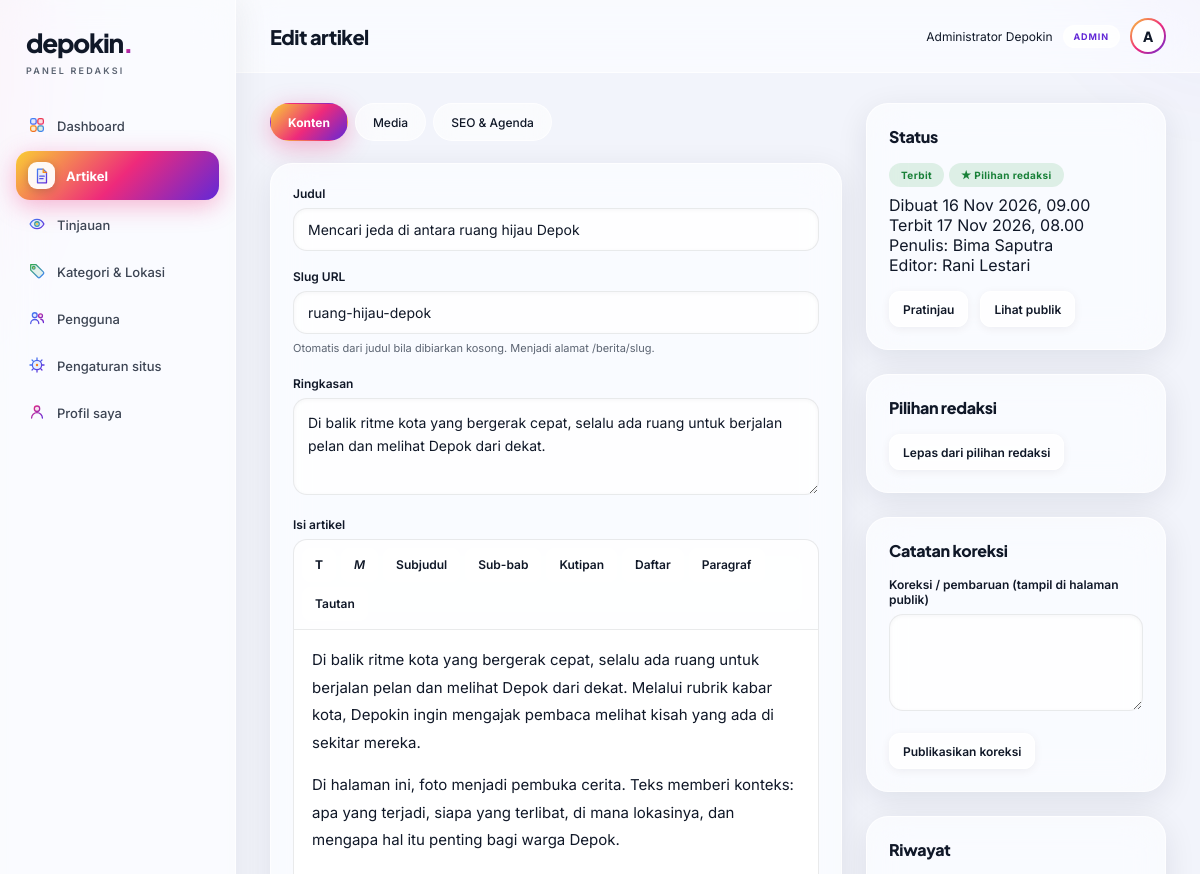
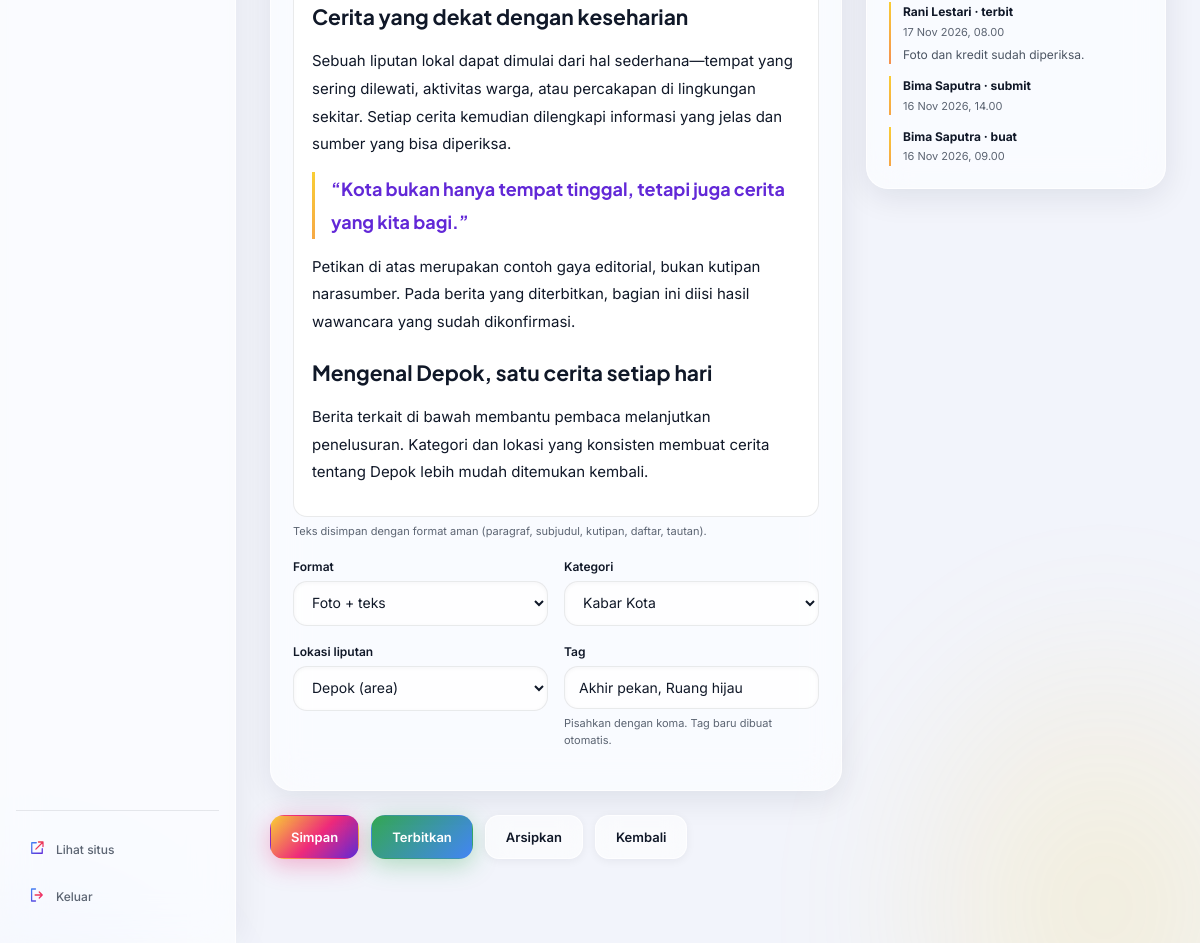
Page /redaksi/artikel-form.php?id=1 (signed in) on the committed database (2 pictures, top to bottom).
### tables this page shows
CREATE TABLE users (
  id INT UNSIGNED NOT NULL AUTO_INCREMENT,
  name VARCHAR(100) NOT NULL,
  email VARCHAR(190) NOT NULL,
  password_hash VARCHAR(255) NOT NULL,
  role ENUM('admin','editor','penulis') NOT NULL DEFAULT 'penulis',
  bio VARCHAR(500) DEFAULT NULL,
  avatar_path VARCHAR(255) DEFAULT NULL,
  is_active TINYINT(1) NOT NULL DEFAULT 1,
  created_at TIMESTAMP NOT NULL DEFAULT CURRENT_TIMESTAMP,
  updated_at TIMESTAMP NOT NULL DEFAULT CURRENT_TIMESTAMP ON UPDATE CURRENT_TIMESTAMP,
  PRIMARY KEY (id),
  UNIQUE KEY uq_users_email (email)
);

CREATE TABLE articles (
  id INT UNSIGNED NOT NULL AUTO_INCREMENT,
  title VARCHAR(200) NOT NULL,
  slug VARCHAR(220) NOT NULL,
  deck VARCHAR(500) NOT NULL DEFAULT '',
  content MEDIUMTEXT NOT NULL,
  format ENUM('foto','video','teks') NOT NULL DEFAULT 'foto',
  category_id INT UNSIGNED NOT NULL,
  location_id INT UNSIGNED DEFAULT NULL,
  author_id INT UNSIGNED NOT NULL,
  editor_id INT UNSIGNED DEFAULT NULL,
  status ENUM('draf','ditinjau','revisi','terbit','arsip') NOT NULL DEFAULT 'draf',
  is_featured TINYINT(1) NOT NULL DEFAULT 0,
  meta_title VARCHAR(200) DEFAULT NULL,
  meta_description VARCHAR(300) DEFAULT NULL,
  event_start DATETIME DEFAULT NULL,
  event_end DATETIME DEFAULT NULL,
  published_at DATETIME DEFAULT NULL,
  created_at TIMESTAMP NOT NULL DEFAULT CURRENT_TIMESTAMP,
  updated_at TIMESTAMP NOT NULL DEFAULT CURRENT_TIMESTAMP ON UPDATE CURRENT_TIMESTAMP,
  PRIMARY KEY (id),
  UNIQUE KEY uq_articles_slug (slug),
  KEY idx_articles_status_pub (status, published_at),
  KEY idx_articles_category (category_id),
  KEY idx_articles_author (author_id),
  KEY idx_articles_featured (is_featured),
  CONSTRAINT fk_articles_category FOREIGN KEY (category_id) REFERENCES categories (id),
  CONSTRAINT fk_articles_location FOREIGN KEY (location_id) REFERENCES locations (id) ON DELETE SET NULL,
  CONSTRAINT fk_articles_author FOREIGN KEY (author_id) REFERENCES users (id),
  CONSTRAINT fk_articles_editor FOREIGN KEY (editor_id) REFERENCES users (id) ON DELETE SET NULL
);

CREATE TABLE categories (
  id INT UNSIGNED NOT NULL AUTO_INCREMENT,
  name VARCHAR(80) NOT NULL,
  slug VARCHAR(100) NOT NULL,
  description VARCHAR(300) DEFAULT NULL,
  created_at TIMESTAMP NOT NULL DEFAULT CURRENT_TIMESTAMP,
  PRIMARY KEY (id),
  UNIQUE KEY uq_categories_slug (slug),
  UNIQUE KEY uq_categories_name (name)
);

CREATE TABLE locations (
  id INT UNSIGNED NOT NULL AUTO_INCREMENT,
  name VARCHAR(100) NOT NULL,
  slug VARCHAR(120) NOT NULL,
  kind ENUM('kecamatan','kelurahan','area') NOT NULL DEFAULT 'area',
  PRIMARY KEY (id),
  UNIQUE KEY uq_locations_slug (slug),
  UNIQUE KEY uq_locations_name (name)
);

CREATE TABLE article_logs (
  id INT UNSIGNED NOT NULL AUTO_INCREMENT,
  article_id INT UNSIGNED NOT NULL,
  user_id INT UNSIGNED DEFAULT NULL,
  action ENUM('buat','simpan','submit','revisi','terbit','arsip','koreksi','featured') NOT NULL,
  note TEXT DEFAULT NULL,
  created_at TIMESTAMP NOT NULL DEFAULT CURRENT_TIMESTAMP,
  PRIMARY KEY (id),
  KEY idx_logs_article (article_id, created_at),
  CONSTRAINT fk_logs_article FOREIGN KEY (article_id) REFERENCES articles (id) ON DELETE CASCADE,
  CONSTRAINT fk_logs_user FOREIGN KEY (user_id) REFERENCES users (id) ON DELETE SET NULL
);

### app/helpers.php (called while the page is built, shortened)
<?php
function e(?string $s): string
{
    return htmlspecialchars((string)$s, ENT_QUOTES, 'UTF-8');
}
function url(string $path = ''): string
{
    return BASE_URL . '/' . ltrim($path, '/');
}
function tanggal_id(?string $datetime, bool $panjang = false, bool $jam = false): string
{
    $ts = strtotime($datetime);
    $bulanPendek = [1 => 'Jan', 'Feb', 'Mar', 'Apr', 'Mei', 'Jun', 'Jul', 'Agu', 'Sep', 'Okt', 'Nov', 'Des'];
    $bulanPanjang = [1 => 'Januari', 'Februari', 'Maret', 'April', 'Mei', 'Juni', 'Juli', 'Agustus', 'September', 'Oktober', 'November', 'Desember'];
    $bulan = $panjang ? $bulanPanjang[(int)date('n', $ts)] : $bulanPendek[(int)date('n', $ts)];
    $out = date('j', $ts) . ' ' . $bulan . ' ' . date('Y', $ts);
    if ($jam) $out .= ', ' . date('H.i', $ts);
    return $out;
}
function status_label(string $status): string
{
    return [
        'draf' => 'Draf', 'ditinjau' => 'Ditinjau', 'revisi' => 'Perlu revisi',
        'terbit' => 'Terbit', 'arsip' => 'Arsip',
    ][$status] ?? $status;
}

### app/auth.php (called while the page is built, shortened)
<?php
function current_user(): ?array
{
    static $user = false;
    if ($user !== false) return $user;
    $user = null;
    if (!empty($_SESSION['user_id'])) {
        $stmt = db()->prepare('SELECT * FROM users WHERE id = ? AND is_active = 1');
        $stmt->execute([(int)$_SESSION['user_id']]);
        $row = $stmt->fetch();
        if ($row) $user = $row;
        else unset($_SESSION['user_id']);
    }
    return $user;
}
function is_editor(): bool
{
    return in_array(current_user()['role'] ?? '', ['admin', 'editor'], true);
}
function require_login(): array
{
    $user = current_user();
    return $user;
}

### app/db.php (called while the page is built, shortened)
<?php
function db(): PDO
{
    static $pdo = null;
    if ($pdo === null) {
        $pdo = new PDO(
            'mysql:host=' . DB_HOST . ';dbname=' . DB_NAME . ';charset=utf8mb4',
            DB_USER,
            DB_PASS,
            [
                PDO::ATTR_ERRMODE => PDO::ERRMODE_EXCEPTION,
                PDO::ATTR_DEFAULT_FETCH_MODE => PDO::FETCH_ASSOC,
                PDO::ATTR_EMULATE_PREPARES => false,
            ]
        );
    }
    return $pdo;
}

### app/articles.php (called while the page is built, shortened)
<?php
function artikel_by_id(int $id): ?array
{
    $stmt = db()->prepare(ARTIKEL_SELECT . ' WHERE a.id = ?');
    $stmt->execute([$id]);
    $row = $stmt->fetch();
    return $row ?: null;
}
function artikel_media(int $articleId): array
{
    $stmt = db()->prepare('SELECT * FROM media WHERE article_id = ? ORDER BY sort_order, id');
    $stmt->execute([$articleId]);
    return $stmt->fetchAll();
}
function artikel_tags(int $articleId): array
{
    $stmt = db()->prepare('SELECT t.* FROM tags t JOIN article_tags at2 ON t.id = at2.tag_id WHERE at2.article_id = ? ORDER BY t.name');
    $stmt->execute([$articleId]);
    return $stmt->fetchAll();
}
function artikel_log(int $articleId): array
{
    $stmt = db()->prepare('SELECT lg.*, u.name AS user_name FROM article_logs lg LEFT JOIN users u ON u.id = lg.user_id WHERE lg.article_id = ? ORDER BY lg.created_at DESC, lg.id DESC');
    $stmt->execute([$articleId]);
    return $stmt->fetchAll();
}
function kategori_semua(): array
{
    return db()->query("SELECT c.*, (SELECT COUNT(*) FROM articles a WHERE a.category_id = c.id AND a.status = 'terbit' AND a.published_at <= NOW()) AS jumlah FROM categories c ORDER BY c.id")->fetchAll();
}
function lokasi_semua(): array
{
    return db()->query("SELECT l.*, (SELECT COUNT(*) FROM articles a WHERE a.location_id = l.id AND a.status = 'terbit' AND a.published_at <= NOW()) AS jumlah FROM locations l ORDER BY l.name")->fetchAll();
}

### redaksi/artikel-form.php (the view, shortened to what this page needs)
<?php
require_once __DIR__ . '/../config/config.php';
require_once __DIR__ . '/partials/layout.php';
$user = require_login();
$id = (int)($_GET['id'] ?? $_POST['id'] ?? 0);
$a = $id ? artikel_by_id($id) : null;
$kategoriList = kategori_semua();
$lokasiList = lokasi_semua();
$nilai = [
    'title' => $a['title'] ?? '', 'slug' => $a['slug'] ?? '', 'deck' => $a['deck'] ?? '',
    'content' => $a['content'] ?? '', 'format' => $a['format'] ?? 'foto',
    'category_id' => (int)($a['category_id'] ?? 0), 'location_id' => (int)($a['location_id'] ?? 0),
    'meta_title' => $a['meta_title'] ?? '', 'meta_description' => $a['meta_description'] ?? '',
    'event_start' => !empty($a['event_start']) ? date('Y-m-d\TH:i', strtotime($a['event_start'])) : '',
    'event_end' => !empty($a['event_end']) ? date('Y-m-d\TH:i', strtotime($a['event_end'])) : '',
];
$tagInput = $a ? implode(', ', array_column(artikel_tags($id), 'name')) : '';
$media = $a ? artikel_media($id) : [];
$logs = $id ? artikel_log($id) : [];
$statusSaatIni = $a['status'] ?? 'draf';
layout_mulai($a ? 'Edit artikel' : 'Tulis artikel', 'artikel');
?>
<div class="form-grid">
<form method="post" enctype="multipart/form-data" id="artikel-form">
  <nav class="tabs" data-tabs="#form-tabs" aria-label="Bagian artikel">
    <button type="button" data-tab="konten" aria-selected="true">Konten</button>
    <button type="button" data-tab="media" aria-selected="false">Media</button>
    <button type="button" data-tab="seo" aria-selected="false">SEO &amp; Agenda</button>
  </nav>
  <div id="form-tabs">
  <section class="tab-panel" id="tab-konten">
    <div class="panel">
      <div class="field"><label for="f-judul">Judul</label><input id="f-judul" type="text" name="title" maxlength="200" required value="<?= e($nilai['title']) ?>"></div>
      <div class="field"><label for="f-slug">Slug URL</label><input id="f-slug" type="text" name="slug" value="<?= e($nilai['slug']) ?>"><p class="hint">Otomatis dari judul bila dibiarkan kosong. Menjadi alamat /berita/slug.</p></div>
      <div class="field"><label for="f-deck">Ringkasan</label><textarea id="f-deck" name="deck" maxlength="500" rows="3"><?= e($nilai['deck']) ?></textarea></div>
      <div class="field">
        <label id="lbl-isi">Isi artikel</label>
        <div class="editor-toolbar" role="toolbar" aria-label="Format teks">
          <button type="button" data-cmd="bold"><b>T</b></button>
          <button type="button" data-cmd="italic"><i>M</i></button>
          <button type="button" data-cmd="formatBlock" data-value="h2">Subjudul</button>
          <button type="button" data-cmd="formatBlock" data-value="h3">Sub-bab</button>
          <button type="button" data-cmd="formatBlock" data-value="blockquote">Kutipan</button>
          <button type="button" data-cmd="insertUnorderedList">Daftar</button>
          <button type="button" data-cmd="formatBlock" data-value="p">Paragraf</button>
          <button type="button" data-cmd="createLink">Tautan</button>
        </div>
        <div class="editor-area" id="editor-area" contenteditable="true" aria-labelledby="lbl-isi"><?= $nilai['content'] ?></div>
        <p class="hint">Teks disimpan dengan format aman (paragraf, subjudul, kutipan, daftar, tautan).</p>
      </div>
      <div class="field-row">
        <div class="field"><label for="f-format">Format</label><select id="f-format" name="format">
          <option value="foto" <?= $nilai['format'] === 'foto' ? 'selected' : '' ?>>Foto + teks</option>
        </select></div>
        <div class="field"><label for="f-kategori">Kategori</label><select id="f-kategori" name="category_id" required>
          <?php foreach ($kategoriList as $c): ?><option value="<?= (int)$c['id'] ?>" <?= $nilai['category_id'] === (int)$c['id'] ? 'selected' : '' ?>><?= e($c['name']) ?></option><?php endforeach; ?>
        </select></div>
      </div>
      <div class="field-row">
        <div class="field"><label for="f-lokasi">Lokasi liputan</label><select id="f-lokasi" name="location_id">
          <?php foreach ($lokasiList as $l): ?><option value="<?= (int)$l['id'] ?>" <?= $nilai['location_id'] === (int)$l['id'] ? 'selected' : '' ?>><?= e($l['name']) ?> (<?= e($l['kind']) ?>)</option><?php endforeach; ?>
        </select></div>
        <div class="field"><label for="f-tags">Tag</label><input id="f-tags" type="text" name="tags" value="<?= e($tagInput) ?>" placeholder="kopi lokal, komuter"><p class="hint">Pisahkan dengan koma. Tag baru dibuat otomatis.</p></div>
      </div>
    </div>
  </section>
  </div>
  <div class="page-actions">
    <button class="btn btn-primary" type="submit" name="aksi" value="simpan">Simpan<?= $user['role'] === 'penulis' ? ' draf' : '' ?></button>
    <?php if (is_editor()): ?>
      <?php if ($statusSaatIni !== 'arsip'): ?><button class="btn btn-lime" type="submit" name="aksi" value="terbit">Terbitkan</button><?php endif; ?>
      <?php if ($statusSaatIni === 'terbit'): ?><button class="btn btn-outline" type="submit" name="aksi" value="arsip">Arsipkan</button><?php endif; ?>
    <?php endif; ?>
    <a class="btn btn-outline" href="<?= url('redaksi/artikel.php') ?>">Kembali</a>
  </div>
</form>
<aside class="side-panel">
  <div class="panel">
    <h2>Status</h2>
    <p style="margin-bottom:12px"><span class="badge <?= e($statusSaatIni) ?>"><?= e(status_label($statusSaatIni)) ?></span><?= !empty($a['is_featured']) ? ' <span class="badge terbit">★ Pilihan redaksi</span>' : '' ?></p>
    <?php if ($a): ?>
    <p class="hint">Dibuat <?= e(tanggal_id($a['created_at'], false, true)) ?><br>Terbit <?= $a['published_at'] ? e(tanggal_id($a['published_at'], false, true)) : '—' ?><br>Penulis: <?= e($a['author_name']) ?><?php if ($a['editor_name']): ?><br>Editor: <?= e($a['editor_name']) ?><?php endif; ?></p>
    <div class="page-actions" style="margin:16px 0 0">
      <a class="btn btn-outline btn-sm" href="<?= url('redaksi/pratinjau.php?id=' . $id) ?>">Pratinjau</a>
      <?php if ($statusSaatIni === 'terbit'): ?><a class="btn btn-outline btn-sm" href="<?= url(($a['format'] === 'video' ? 'video/' : 'berita/') . $a['slug']) ?>" target="_blank" rel="noreferrer">Lihat publik</a><?php endif; ?>
    </div>
    <?php endif; ?>
  </div>
  <?php if (is_editor() && $a && $statusSaatIni === 'terbit'): ?>
  <div class="panel">
    <h2>Pilihan redaksi</h2>
    <form method="post" action="<?= url('redaksi/artikel-aksi.php') ?>">
      <button class="btn <?= $a['is_featured'] ? 'btn-outline' : 'btn-lime' ?> btn-sm" type="submit" name="aksi" value="featured"><?= $a['is_featured'] ? 'Lepas dari pilihan redaksi' : 'Jadikan pilihan redaksi' ?></button>
    </form>
  </div>
  <div class="panel">
    <h2>Catatan koreksi</h2>
    <form method="post" action="<?= url('redaksi/artikel-aksi.php') ?>">
      <div class="field"><label for="f-koreksi">Koreksi / pembaruan (tampil di halaman publik)</label><textarea id="f-koreksi" name="catatan" rows="3" required></textarea></div>
      <button class="btn btn-outline btn-sm" type="submit">Publikasikan koreksi</button>
    </form>
  </div>
  <?php endif; ?>
  <?php if ($logs): ?>
  <div class="panel">
    <h2>Riwayat</h2>
    <div class="log-list">
      <?php foreach (array_slice($logs, 0, 10) as $lg): ?>
      <div class="log-item"><b><?= e($lg['user_name'] ?? 'Sistem') ?> · <?= e($lg['action']) ?></b><span><?= e(tanggal_id($lg['created_at'], false, true)) ?></span><?php if ($lg['note']): ?><p><?= e($lg['note']) ?></p><?php endif; ?></div>
      <?php endforeach; ?>
    </div>
  </div>
  <?php endif; ?>
</aside>
</div>
<?php layout_selesai(); ?>

### redaksi/partials/layout.php (shortened to what this page needs)
<?php
function layout_mulai(string $title, string $active): void
{
    $user = require_login();
    $menu = [
        ['index.php', 'Dashboard', 'dashboard', true, 'dashboard'],
        ['artikel.php', 'Artikel', 'artikel', true, 'doc'],
        ['tinjauan.php', 'Tinjauan', 'tinjauan', is_editor(), 'eye'],
        ['taxonomi.php', 'Kategori & Lokasi', 'taxonomi', is_editor(), 'tag'],
        ['pengguna.php', 'Pengguna', 'pengguna', is_admin(), 'users'],
        ['pengaturan.php', 'Pengaturan situs', 'pengaturan', is_admin(), 'gear'],
        ['profil.php', 'Profil saya', 'profil', true, 'user'],
    ];
    ?>
<!doctype html>
<html lang="id">
<head>
  <link rel="stylesheet" href="<?= url('redaksi/assets/admin.css') ?>">
</head>
<body>
<div class="admin-shell">
  <aside class="sidebar" id="sidebar">
    <a class="brand" href="<?= url('redaksi/index.php') ?>">depokin<span class="brand-dot">.</span><small>PANEL REDAKSI</small></a>
    <nav class="side-nav" aria-label="Menu redaksi">
      <?php foreach ($menu as [$path, $label, $key, $boleh, $ikon]): if (!$boleh) continue; ?>
      <a href="<?= url('redaksi/' . $path) ?>" <?= $active === $key ? 'aria-current="page"' : '' ?>><span data-icon="<?= e($ikon) ?>"></span><?= e($label) ?></a>
      <?php endforeach; ?>
    </nav>
    <div class="side-foot">
      <a href="<?= url() ?>" target="_blank" rel="noreferrer"><span data-icon="external"></span>Lihat situs</a>
      <form method="post" action="<?= url('redaksi/logout.php') ?>"><?= csrf_field() ?><button type="submit"><span data-icon="logout"></span>Keluar</button></form>
    </div>
  </aside>
  <div class="admin-main">
    <header class="topbar">
      <h1><?= e($title) ?></h1>
      <div class="user-chip">
        <span class="user-name"><?= e($user['name']) ?></span>
        <span class="role-badge"><?= e($user['role']) ?></span>
        <span class="avatar" aria-hidden="true"><?= e(mb_strtoupper(mb_substr($user['name'], 0, 1))) ?></span>
      </div>
    </header>
    <div class="admin-content">
    <?php
}
function layout_selesai(): void
{
    ?>
    </div>
  </div>
</div>
</body>
</html>
    <?php
}

### rows in the picture
users: name "Administrator Depokin", role "ADMIN", name "A"
articles: title "Mencari jeda di antara ruang hijau Depok", slug "ruang-hijau-depok", deck "Di balik ritme kota yang bergerak cepat, selalu ada ruang untuk berjalan pelan dan melihat Depok dari dekat.", content "Di balik ritme kota yang bergerak cepat, selalu ada ruang untuk berjalan pelan dan melihat Depok dari dekat. Melalui rubrik kabar kota, Depokin ingin mengajak pembaca melihat kisah yang ada di sekitar mereka. Di halaman ini, foto menjadi pembuka cerita. Teks memberi konteks: apa yang terjadi, siapa yang terlibat, di mana lokasinya, dan mengapa hal itu penting bagi warga Depok. Cerita yang dekat dengan keseharian Sebuah liputan lokal dapat dimulai dari hal sederhana—tempat yang sering dilewati, aktivitas warga, atau percakapan di lingkungan sekitar. Setiap cerita kemudian dilengkapi informasi yang jelas dan sumber yang bisa diperiksa. “Kota bukan hanya tempat tinggal, tetapi juga cerita yang…", format "Foto + teks", category_id "Kabar Kota", location_id "Depok (area)", status "Terbit", created_at "16 Nov 2026, 09.00", published_at "17 Nov 2026, 08.00", author.name "Bima Saputra", editor.name "Rani Lestari"
article_logs: user.name "Rani Lestari", action "terbit", created_at "17 Nov 2026, 08.00", note "Foto dan kredit sudah diperiksa."
article_logs: user.name "Bima Saputra", action "submit", created_at "16 Nov 2026, 14.00"
article_logs: user.name "Bima Saputra", action "buat", created_at "16 Nov 2026, 09.00"

### other values in the picture
$label "Dashboard"
$label "Artikel"
$label "Tinjauan"
$label "Kategori & Lokasi"
$label "Pengguna"
$label "Pengaturan situs"
$label "Profil saya"
$title "Edit artikel"
